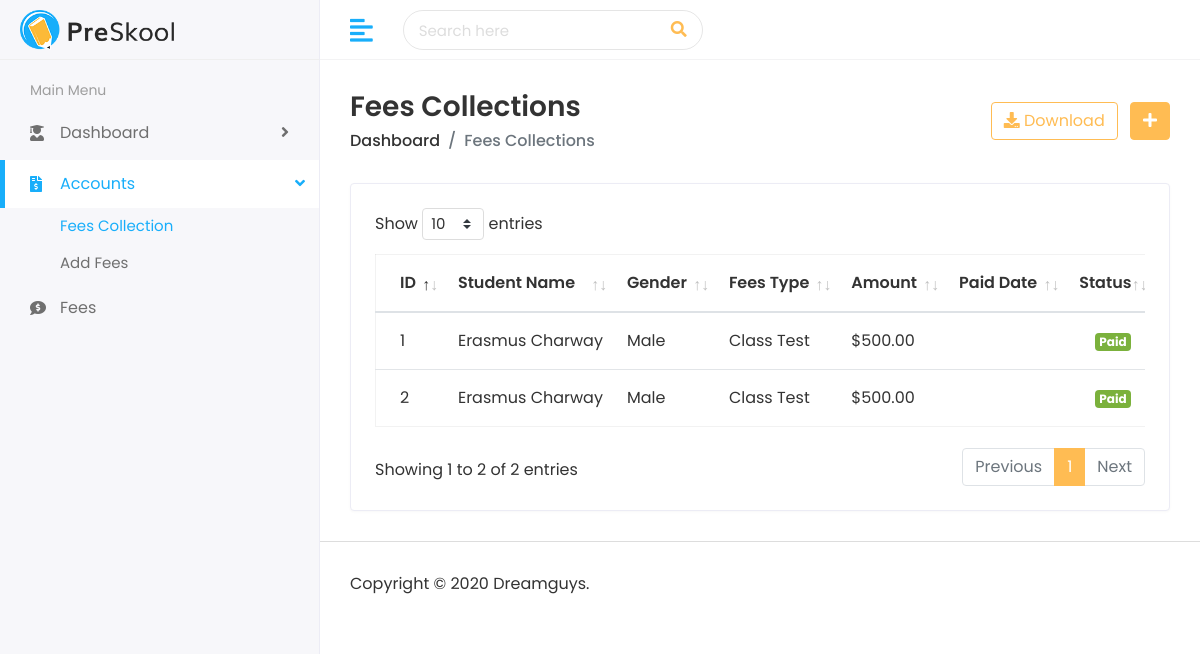
Before: /finance/list-fees/ with the older database file.
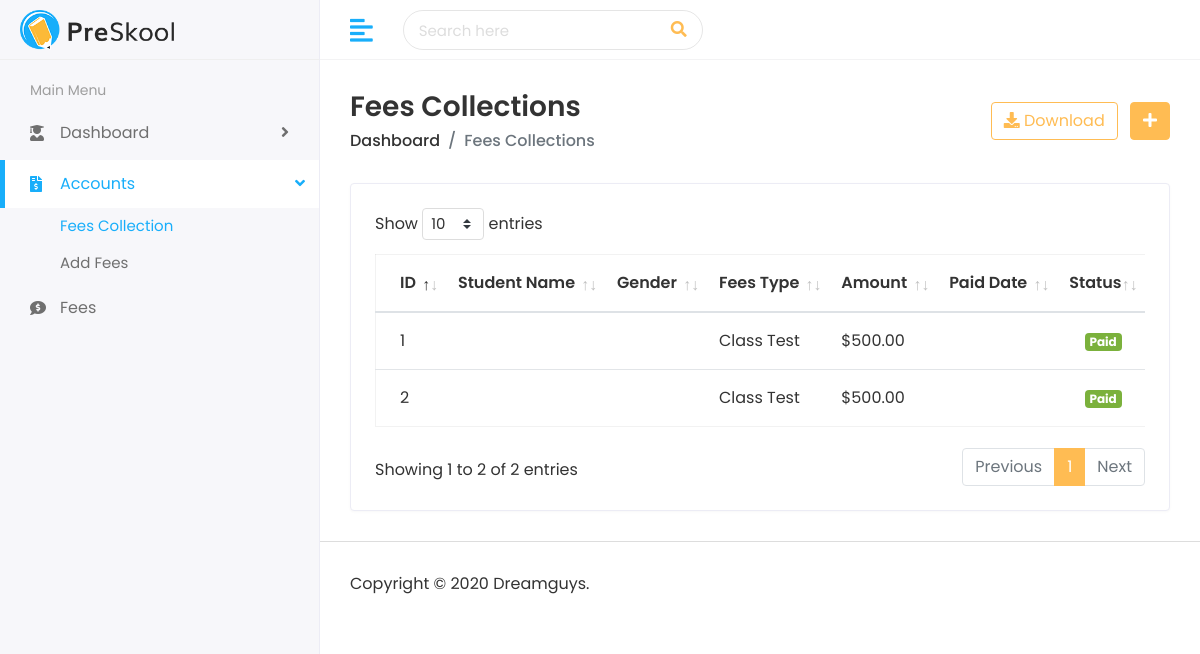
After: the same page with the newer database file.
### finance/models.py (models this page shows, shortened)
class Fees(models.Model):
    FEES_CHOICES = [
        ("class_test","Class_Test"),
        ("exams","Exams"),
        ("hostel","Hostel"),
        ("transport","Transport")
    ]
    user = models.ForeignKey(CustomUser, on_delete=models.SET_NULL,null=True,blank=True)
    student = models.ForeignKey('student.Student',on_delete=models.SET_NULL,null=True,blank=True, related_name='fee_records')
    amount = models.DecimalField(max_digits=10, decimal_places=2)
    exams_type = models.CharField(max_length=50, choices=FEES_CHOICES)
    date = models.DateField(blank=True,null=True)

### student/models.py (models this page shows, shortened)
class Student(models.Model):
    GENDER_CHOICES = (
        ('MALE', 'Male'),
        ('FEMALE', 'Female'),
        ('OTHER', 'Other'),
    )
    CLASS_CHOICES = [
        ("CRECHE", "Creche"),
        ("NURSERY_1", "Nursery 1"),
        ("NURSERY_2", "Nursery 2"),
        ("KINDERGARTEN", "Kindergarten"),
        ("UPPER_PRIMARY_4", "Upper Primary 4"),
        ("UPPER_PRIMARY_5", "Upper Primary 5"),
        ("UPPER_PRIMARY_6", "Upper Primary 6"),
        ("JHS_1", "JHS 1"),
        ("JHS_2", "JHS 2"),
        ("JHS_3", "JHS 3")
    ]
    user = models.OneToOneField(
        settings.AUTH_USER_MODEL,
        on_delete=models.CASCADE,
        related_name='student_profile',
        help_text="The user account associated with this student.",
        null=True,  # Allow null temporarily during creation
        blank=True
    )
    first_name = models.CharField(max_length=100)
    last_name = models.CharField(max_length=100)
    student_id = models.CharField(max_length=20, unique=True)
    student_class = models.CharField(max_length=100, choices=CLASS_CHOICES)
    religion = models.CharField(max_length=50, blank=True)  # Make optional
    parent = models.ForeignKey(  # Changed to ForeignKey
        Parent,
        on_delete=models.CASCADE,
        related_name='students'
    )
    slug = models.SlugField(unique=True, max_length=100)
    date_of_birth = models.DateField()
    gender = models.CharField(max_length=10, choices=GENDER_CHOICES)
    admission_number = models.CharField(max_length=20, unique=True)
    section = models.CharField(max_length=50)
    joining_date = models.DateField()  # Removed auto_now_add
    mobile_number = models.CharField(max_length=15)
    student_image = models.ImageField(upload_to='student_images/', null=True, blank=True)
    class Meta:
        ordering = ['last_name', 'first_name']
        verbose_name = "Student"
        verbose_name_plural = "Students"

### finance/views.py (the view)
# urls.py: path("list-fees/",views.list_student_fees, name="list-fees")
def list_student_fees(request, student_id=None):
    student = None
    if student_id:
        student = get_object_or_404(Student, student_id=student_id)
        fees = Fees.objects.filter(student=student)
    else:
        fees = Fees.objects.all()
    context = {
        "fees": fees,
        "student": student
    }
    return render(request, "finance/fees-collections.html", context)

### finance/templates/finance/fees-collections.html (shortened to what the changed rows need)
{% load static %}
<!DOCTYPE html>
<html lang="en">
<head>
  <link rel="stylesheet" href="{% static 'assets/plugins/bootstrap/css/bootstrap.min.css' %}">
  <link rel="stylesheet" href="{% static 'assets/plugins/fontawesome/css/fontawesome.min.css' %}">
  <link rel="stylesheet" href="{% static 'assets/plugins/fontawesome/css/all.min.css' %}">
  <link rel="stylesheet" href="{% static 'assets/plugins/datatables/datatables.min.css' %}">
  <link rel="stylesheet" href="{% static 'assets/css/style.css' %}">
</head>
<body>
<div class="main-wrapper">
  <div class="page-wrapper">
    <div class="content container-fluid">
      <div class="row">
        <div class="col-sm-12">
          <div class="card card-table">
            <div class="card-body">
              <div class="table-responsive">
                <table class="table table-hover table-center mb-0 datatable">
                  <thead>
                    <tr>
                      <th>ID</th>
                      <th>Student Name</th>
                      <th>Gender</th>
                      <th>Fees Type</th>
                      <th>Amount</th>
                      <th>Paid Date</th>
                      <th class="text-right">Status</th>
                    </tr>
                  </thead>
                  <tbody>
                    {% for fee in fees %}
                      <tr>
                        <td>{{ fee.id }}</td>
                        <td>{{ fee.student.first_name }} {{ fee.student.last_name }}</td>
                        <td>{{ fee.student.gender }}</td>
                        <td>{{ fee.exams_type }}</td>
                        <td>${{ fee.amount }}</td>
                        <td>{{ fee.created_at|date:"M d, Y" }}</td>
                        <td class="text-right">
                          <span class="badge badge-success">Paid</span>
                        </td>
                      </tr>
                    {% empty %}
                      <tr>
                        <td colspan="7" class="text-center text-muted">No fees records found.</td>
                      </tr>
                    {% endfor %}
                  </tbody>
                </table>
              </div>
            </div>
          </div>
        </div>
      </div>
    </div>
  </div>
</div>
</body>
</html>

Changed rows visible on the page:
changed Fees id 1: student.first_name "Erasmus" → (not shown); student.last_name "Charway" → (not shown); student.gender "Male" → (not shown)
changed Fees id 2: student.first_name "Erasmus" → (not shown); student.last_name "Charway" → (not shown); student.gender "Male" → (not shown)
